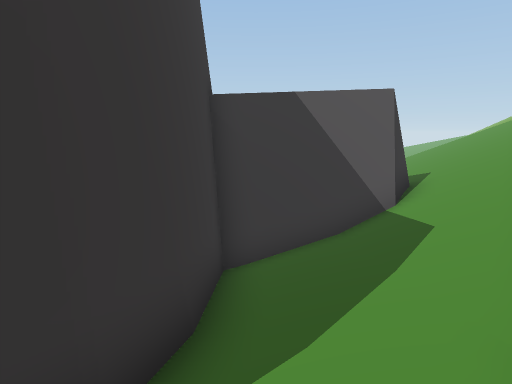
view 1 (above)

18 first-person views from a walk through a 3-D level made in the Unity game engine. The camera is 1.2 m above the floor, tilts 10° down and sees 75° across. The floor is counted in squares, 1 m on a side. Each view is taken from the middle of a square. On the plan, view 1 faces up. The plan holds only what a view shows up to about 14 squares ahead; the rest is blank. The place goes on beyond the plan. The player character is not drawn. Some surface patterns are stand-ins.

view 2
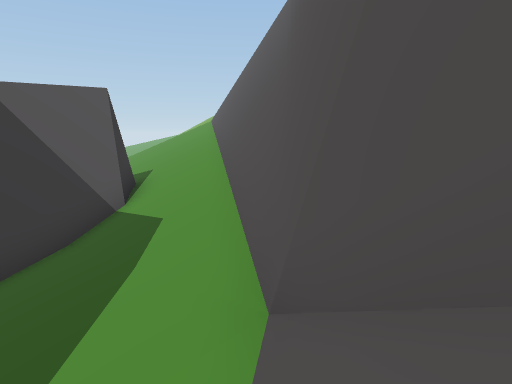

view 3
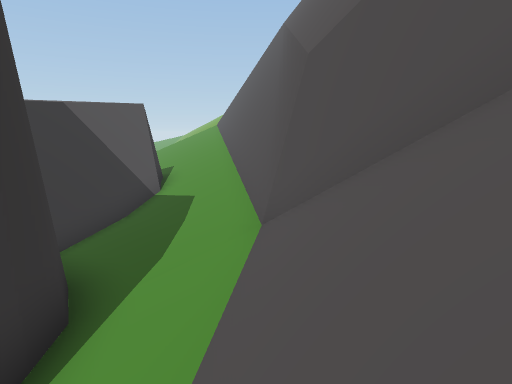

view 4
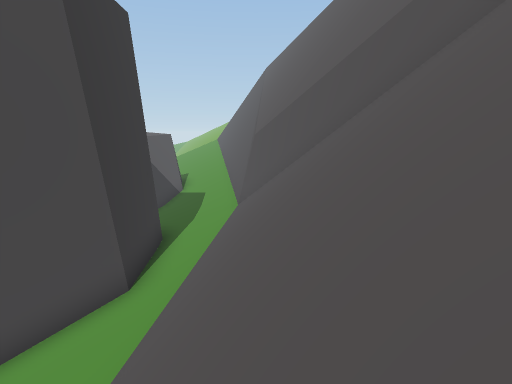

view 5
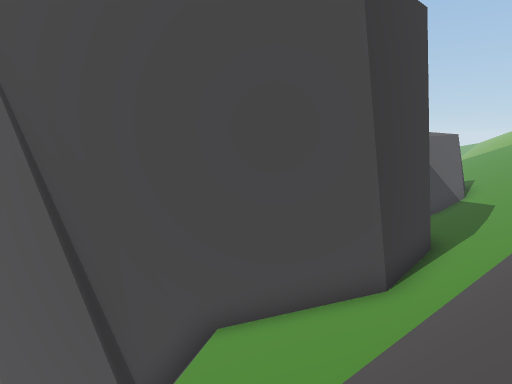

view 6
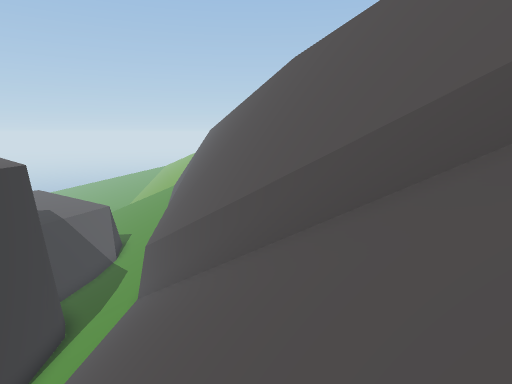

view 7
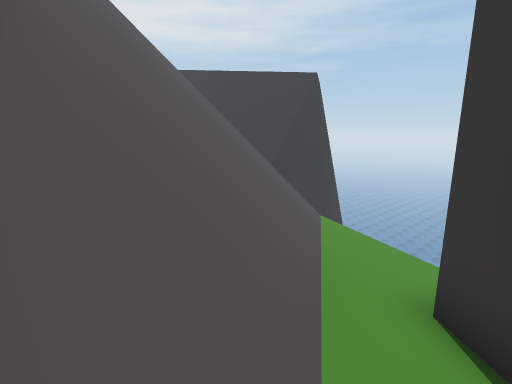

view 8
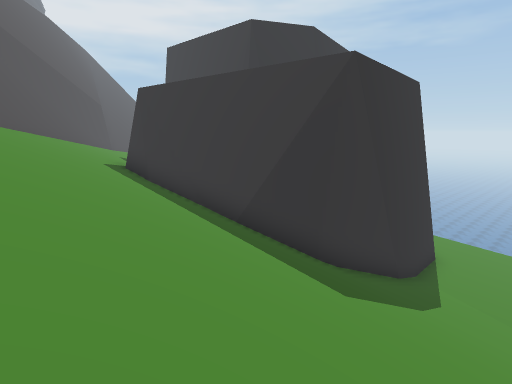

view 9
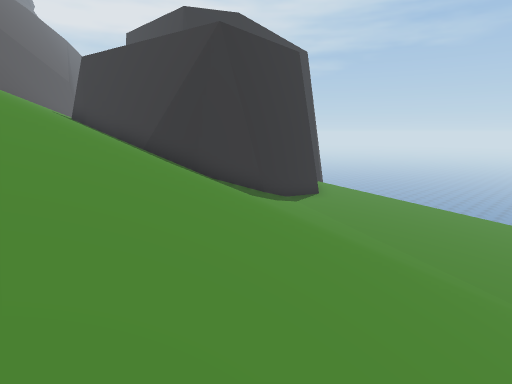

view 10
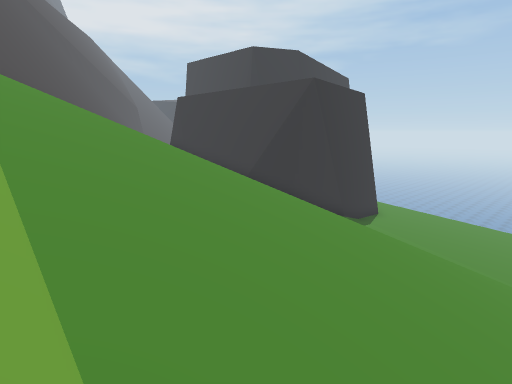

view 11
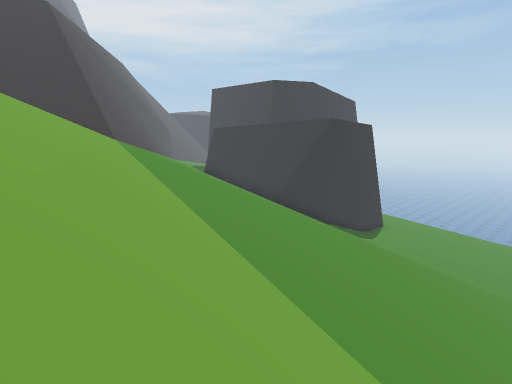

view 12
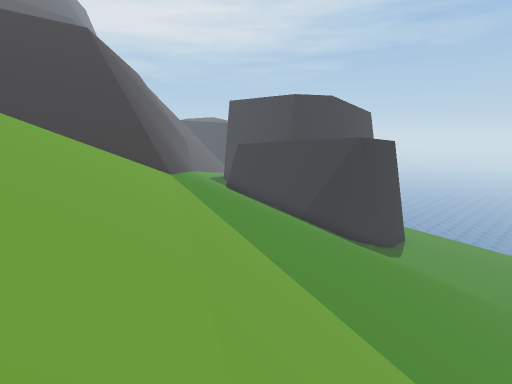

view 13
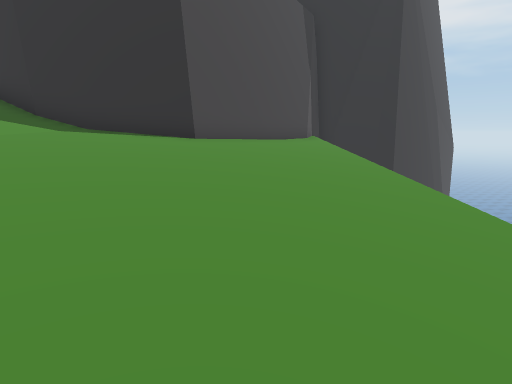

view 14
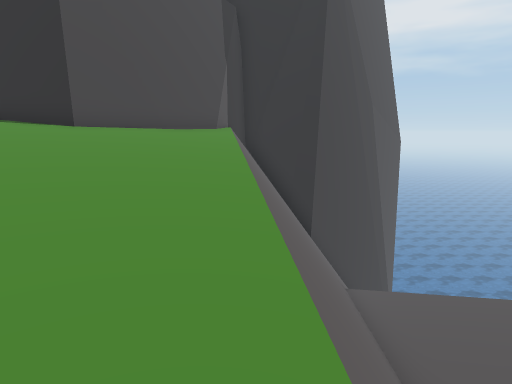

view 15
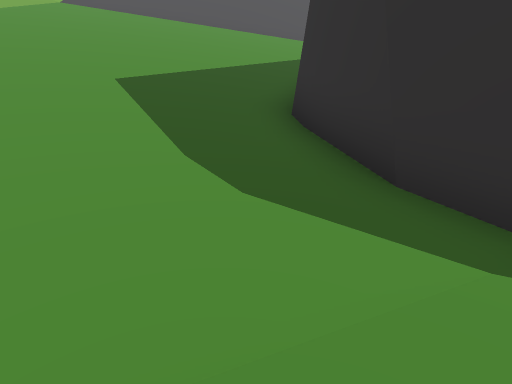

view 16
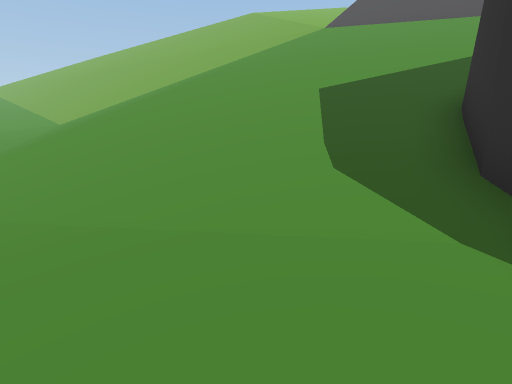

view 17
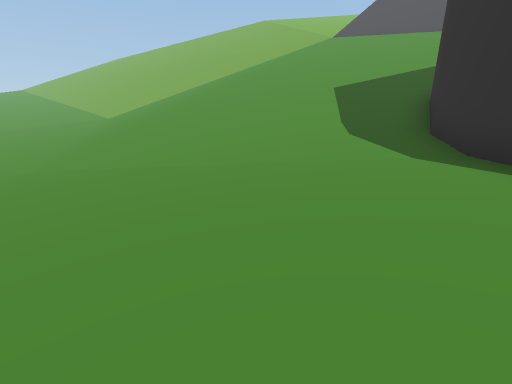

view 18
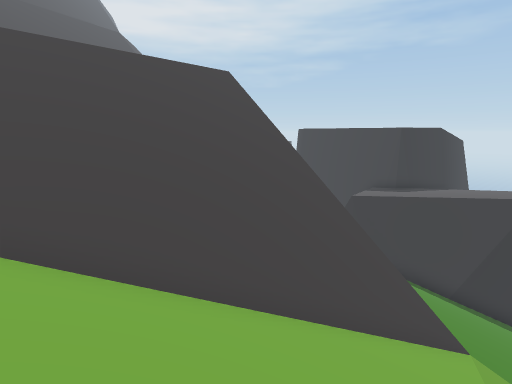

### Floor plan
Key: @ floor where view 1 was taken; # wall or solid block; . main floor; - floor 0.75 m lower than the main floor; : floor 0.75 m higher than the main floor; + floor 11.25 m higher than the main floor; / step, stairs or slope; = window, fence, low wall or low ledge; v drop or lower ground.
Columns run from 11 left of view 1 to 18 right of it. Each row starts with its distance up from view 1.
 25    -  -    .../////////    /
 24    ------....////////////////
 23   v-----.....////////////////
 22  vv---......:////////////////
 21 vvv--......://///////////////
 20 vvv-......:://///////////////
 19 vvvv.....:://///////////////
 18 vvvv....::://///////////////
 17 vvvv...:::##//////////////// /
 16 vvvv.::#######///////////////
 15 vvvv:/##     ##////////=//////
 14 vvvv###       #///////#v//////
 13 vvvv##        #//////=#v//////
 12 v.vv#         #//////#v//////
 11 #####         ##////##v//////
 10               ##///## v//////
  9               ##//=##vv   ++/
  8             ###///##vv
  7           ####///## v
  6           #=////##
  5           #////=##v
  4           #////##
  3           #///## v
  2          ##//## vv
  1         ##///#  vv
  0 #########//@## vv
 -1  vv ////////#  vv
 -2     ////////# vv/
 -3    v///////## v
 -4    ////////##vv
 -5    ////////# v
 -6    ////////#v
 -7     //////##v
 -8     v/////##
 -9      /////#v
-10       ///=#
-11        //=#

Positions as (right, up) in squares from view 1, and headings:
1: (0, 0), facing up
2: (0, 0), facing up-right
3: (-2, -2), facing up-right
4: (-6, -7), facing up-right
5: (-6, -7), facing up
6: (-4, -11), facing up-right
7: (1, 1), facing down-left
8: (9, 20), facing down-left
9: (9, 25), facing down-left
10: (13, 24), facing down-left
11: (16, 25), facing down-left
12: (17, 24), facing down-left
13: (-5, 25), facing down
14: (-8, 25), facing down
15: (-1, 20), facing down-right
16: (-3, 19), facing right
17: (-6, 20), facing right
18: (18, 17), facing down-left
